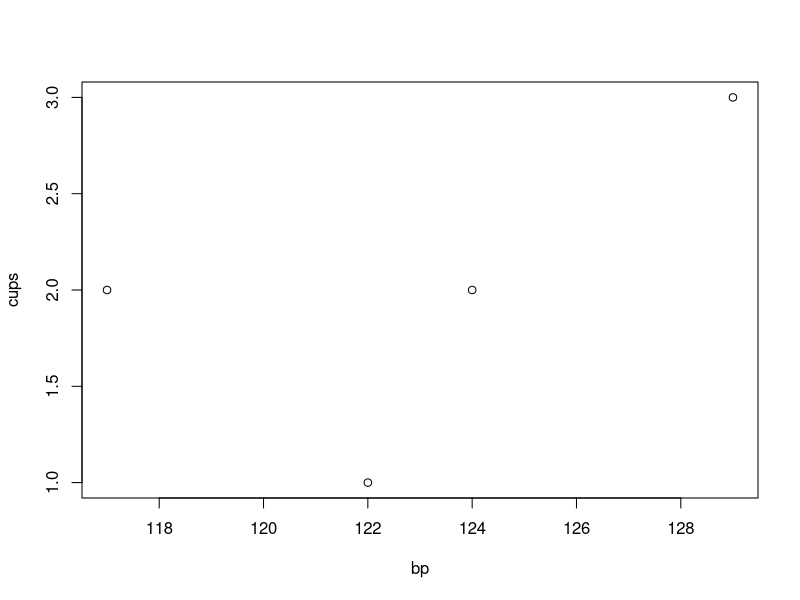

Source code (R):
#Write R commands that will create two variables,
#“bp” and “cups”, 
#containing the data as vectors,
#then compute a correlation with a significance test. 
#Paste the commands below. 
#Then run the script.
#Is there a significant correlation between blood pressure and the amount of coffee consumed? 
#What is the p-value?
#Describe the relationship between blood pressure and the amount of coffee consumed.

#blood pressure data: x1 = 122 mmHg, x2 = 129 mmHg, x3 = 117 mmHg, x4 = 124 mmHg. 
#average daily coffee consumption: y1 = 1 cup, y2 = 3 cups, y3 = 2 cups, y4 = 2 cups. 

bp <- c(122,129,117,124)
cups <- c(1,3,2,2)
cor(bp,cups)
cor.test(bp,cups)
plot(bp, cups)
